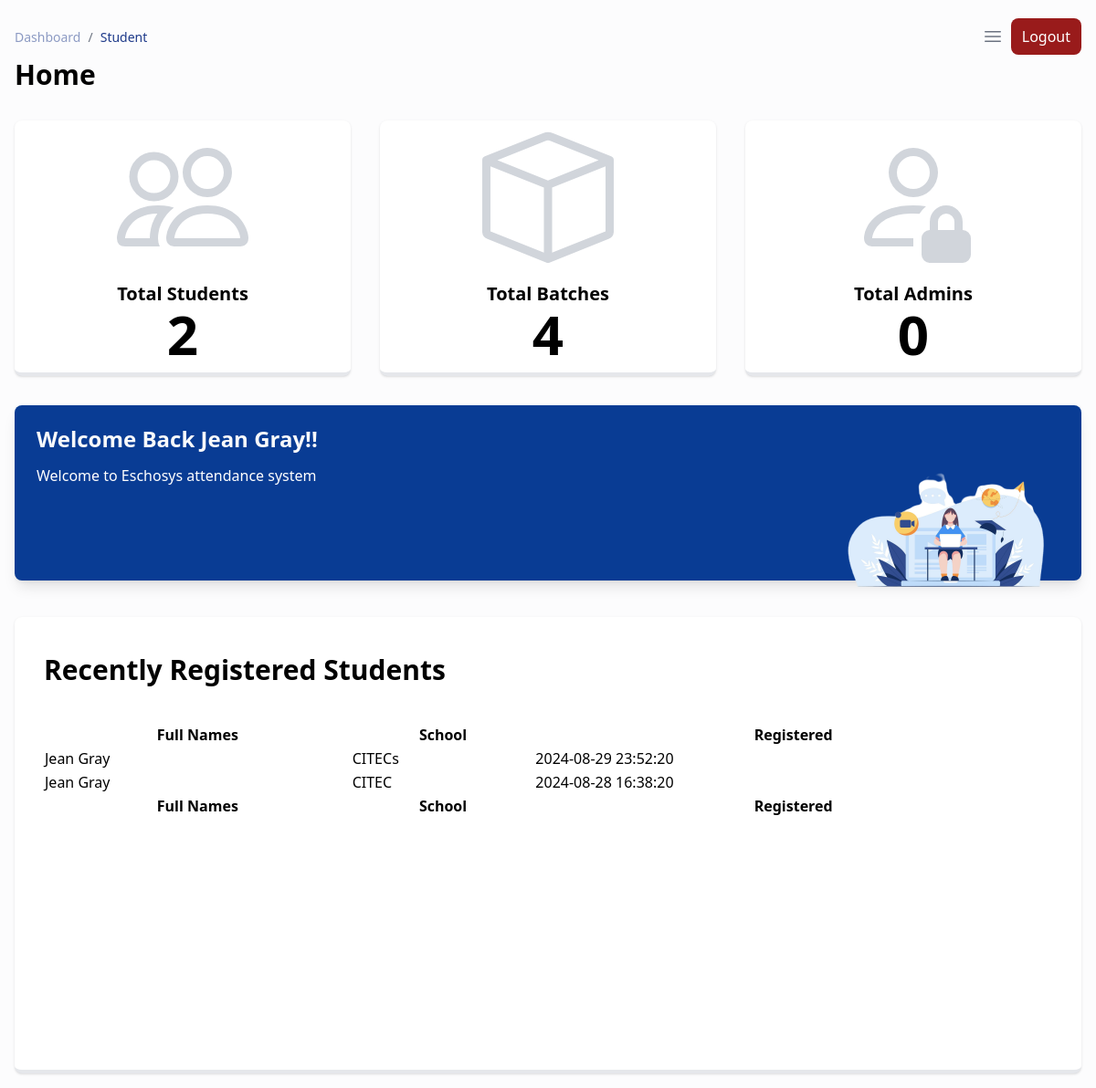
The app's page /admin/dashboard.php (signed in), older data.
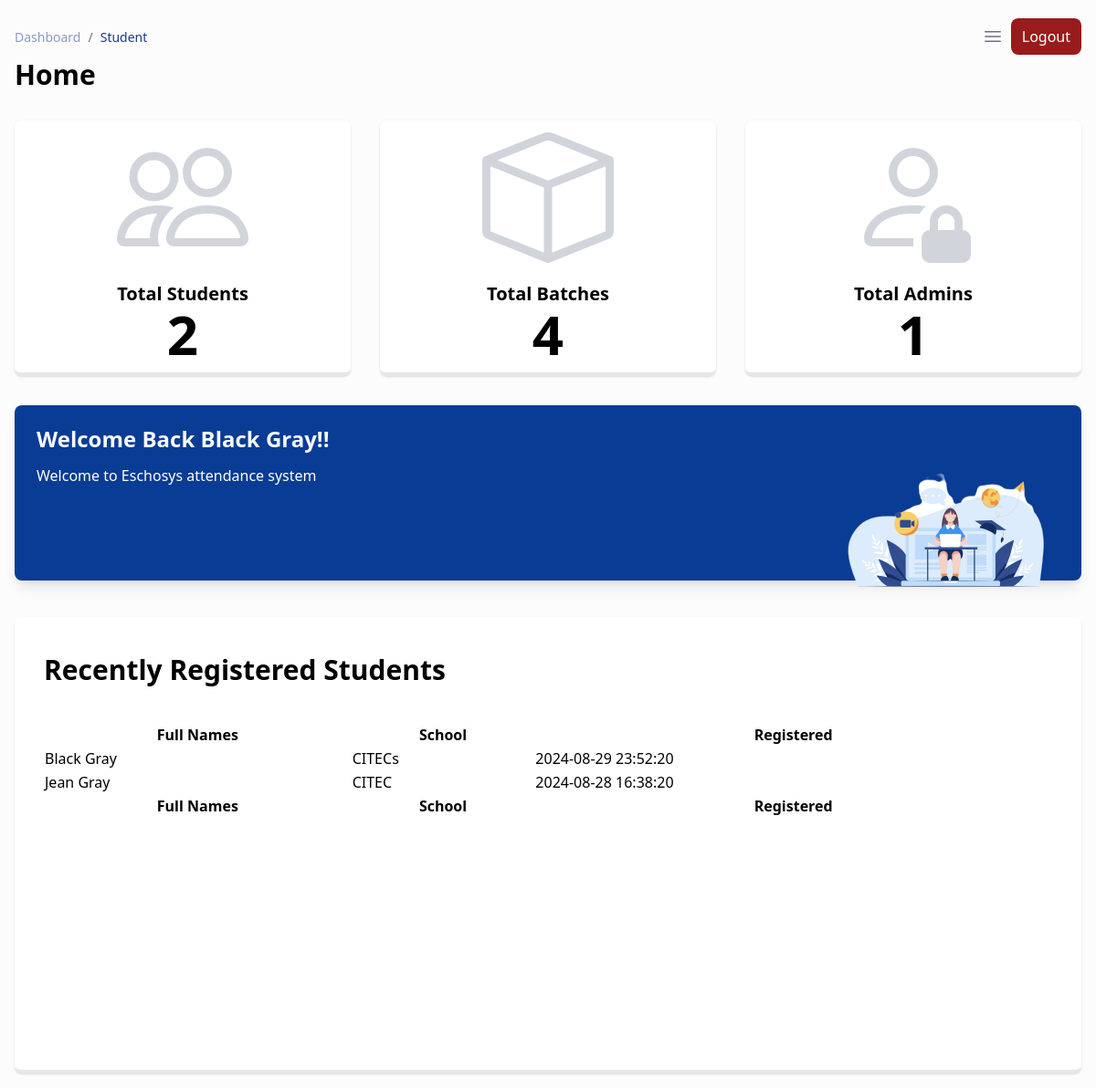
The same page, newer data.
### tables this page shows
CREATE TABLE `students` (
  `id` int(11) NOT NULL,
  `user_id` int(11) NOT NULL,
  `batch_id` int(11) UNSIGNED DEFAULT NULL,
  `first_name` varchar(255) NOT NULL,
  `last_name` varchar(255) NOT NULL,
  `date_of_birth` date NOT NULL,
  `school` varchar(255) NOT NULL,
  `created_at` timestamp NULL DEFAULT current_timestamp()
);

### config/settings.php (called while the page is built, shortened)
<?php
if(!function_exists("getConfig")){
    function getConfig($key){
            $siteConfig = [
                'site_name' => "EAMS",
                'app_mode' => "production",
                'base_url' => "http://localhost/Attendance-system",
                'base_path' => dirname(__DIR__, 1)
            ];
            return $siteConfig[$key] ?? null;
    }
}
?>

### includes/functions.php (called while the page is built, shortened)
<?php
require_once __DIR__ . "/../config/settings.php";
if(!function_exists("baseUrl")){
    function baseUrl(string $path = null, array $query = null){
        if($path !== null && $query !== null){
            $build = http_build_query($query);
            return getConfig(key: 'base_url') . "/" . $path . "?" . $build;
        }
        elseif($path !== null){
            return getConfig(key: 'base_url') . "/" . $path;
        }
        return getConfig(key: 'base_url');
    }
}
?>

### admin/dashboard.php (the view, shortened to what this page needs)
<?php require_once "./templates/header.php" ?>
<?php
$studentsQuery = "SELECT * FROM students";
$studentsResult = mysqli_query($connection, $studentsQuery);
$batchQuery = "SELECT * FROM batches";
$batchResult = mysqli_query($connection, $batchQuery);
$adminQuery = "SELECT * FROM admins";
$adminResult = mysqli_query($connection, $adminQuery);
$totalStudents = mysqli_num_rows($studentsResult);
$totalBatches = mysqli_num_rows($batchResult);
$totalAdmins = mysqli_num_rows($adminResult);
$query = "SELECT * FROM students ORDER BY id DESC LIMIT 4";
$result = mysqli_query($connection, $query);
$students = mysqli_fetch_all($result, MYSQLI_ASSOC);;
?>
<div class="min-h-screen bg-gray-50/50">
  <div class="p-4 xl:ml-80">
    <?php require_once "./templates/navigation.php" ?>
    <h1 class="text-3xl font-semibold mb-8">Home</h1>
    <div class="grid grid-cols-1 md:grid-cols-2 lg:grid-cols-3 gap-8 mb-8">
      <div class="col-span-1 bg-white border-b-4 border-b-primary shadow rounded-lg min-h-[180px] w-full hover:scale-105 transition-all ease-in-out delay-75 py-3 px-8 grid grid-cols-1 gap-y-5 xl:gap-y-0 xl:grid-cols-2 items-center">
        <div class="flex flex-col items-center justify-center">
          <p class="text-xl font-semibold">Total Students</p>
          <p class="text-6xl font-semibold"><?= ($totalStudents > 0) ? $totalStudents : 0 ?></p>
        </div>
      </div>
      <div class="col-span-1 bg-white border-b-4 border-b-primary shadow rounded-lg min-h-[180px] w-full hover:scale-105 transition-all ease-in-out delay-75 py-3 px-8 grid grid-cols-1 gap-y-5 xl:gap-y-0 xl:grid-cols-2 items-center">
        <div class="flex flex-col items-center justify-center">
          <p class="text-xl font-semibold">Total Batches</p>
          <p class="text-6xl font-semibold"><?= ($totalBatches > 0) ? $totalBatches : 0 ?></p>
        </div>
      </div>
      <div class="md:col-span-2 lg:col-span-1 bg-white border-b-4 border-b-primary shadow rounded-lg min-h-[180px] w-full hover:scale-105 transition-all ease-in-out delay-75 py-3 px-8 grid grid-cols-1 gap-y-5 xl:gap-y-0 xl:grid-cols-2 items-center">
        <div class="flex flex-col items-center justify-center">
          <p class="text-xl font-semibold">Total Admins</p>
          <p class="text-6xl font-semibold"><?= ($totalAdmins > 0) ? $totalAdmins : 0 ?></p>
        </div>
      </div>
    </div>
    <section class="flex flex-col justify-center antialiased bg-gray-50 text-gray-600 mb-10">
      <div class="h-full">
        <div class="mx-auto bg-[#093c94] shadow-lg h-48 rounded-lg">
          <div class="px-6 py-5">
            <div class="flex-grow truncate">
              <div class="w-full sm:flex justify-between items-center mb-3">
                <h1 class="text-2xl leading-snug font-extrabold text-gray-50 truncate mb-1 sm:mb-0">Welcome Back <?= $_SESSION['fullname'] ?? "Admin" ?>!!</h1>
              </div>
              <div class="flex items-start justify-between whitespace-normal">
                <div class="text-white">
                  <p class="mb-2">Welcome to Eschosys attendance system</p>
                </div>
                <div class="flex items-start">
                  <div class="img">
                    <img src="<?= baseUrl('student/assets/images/girl.png') ?>" alt="" height="250" width="250">
                  </div>
                </div>
              </div>
            </div>
          </div>
        </div>
      </div>
    </section>
    <div class="w-full min-h-[500px] border-b-4 border-b-primary bg-white shadow rounded-lg py-8 px-8 overflow-x-auto">
      <div class="flex items-center gap-4 mb-8">
        <h2 class="text-3xl font-semibold">Recently Registered Students</h2>
        <a href="<?= baseUrl('admin/students.php') ?>" class="bg-primary hover:bg-primary-dark transition-all ease-in-out delay-75 py-3 px-2 w-fit rounded-lg text-xl text-white">See More</a>
      </div>
      <table id="dTable" class="display w-full">
        <thead>
          <tr>
            <th>Full Names</th>
            <th>School</th>
            <th>Registered</th>
          </tr>
        </thead>
        <tbody>
          <?php if (isset($students) && count($students) > 0): ?>
            <?php foreach ($students as $student): ?>
              <tr>
                <td><?= $student["first_name"] . " " . $student['last_name'] ?></td>
                <td><?= $student['school'] ?></td>
                <td><?= $student['created_at'] ?></td>
              </tr>
            <?php endforeach ?>
          <?php endif ?>
        </tbody>
        <tfoot>
          <tr>
            <th>Full Names</th>
            <th>School</th>
            <th>Registered</th>
          </tr>
        </tfoot>
      </table>
    </div>
  </div>
  <?php require_once "./templates/footer.php" ?>

### admin/templates/header.php (shortened to what this page needs)
<!DOCTYPE html>
<html lang="en">
<head>
    <link rel="stylesheet" href="https://cdnjs.cloudflare.com/ajax/libs/font-awesome/4.7.0/css/font-awesome.min.css">
    <script src="https://cdn.tailwindcss.com"></script>
    <link href="https://cdn.datatables.net/v/dt/dt-2.1.4/datatables.min.css" rel="stylesheet">
</head>
<body>

### admin/templates/navigation.php (shortened to what this page needs)
<nav class="block w-full max-w-full bg-transparent text-white shadow-none rounded-xl transition-all px-0 py-1">
      <div class="flex flex-col-reverse justify-between gap-6 md:flex-row md:items-center">
        <div class="capitalize">
          <nav aria-label="breadcrumb" class="w-max">
            <ol class="flex flex-wrap items-center w-full bg-opacity-60 rounded-md bg-transparent p-0 transition-all">
              <li class="flex items-center text-blue-gray-900 antialiased font-sans text-sm font-normal leading-normal cursor-pointer transition-colors duration-300 hover:text-light-blue-500">
                <a href="dashboard.php">
                  <p class="block antialiased font-sans text-sm leading-normal text-blue-900 font-normal opacity-50 transition-all hover:text-blue-500 hover:opacity-100">dashboard</p>
                </a>
                <span class="text-gray-500 text-sm antialiased font-sans font-normal leading-normal mx-2 pointer-events-none select-none">/</span>
              </li>
              <a href="../index.php">
                <li class="flex items-center text-blue-900 antialiased font-sans text-sm font-normal leading-normal cursor-pointer transition-colors duration-300 hover:text-blue-500">
                  <p class="block antialiased font-sans text-sm leading-normal text-blue-gray-900 font-normal">student</p>
                </li>
              </a>
            </ol>
          </nav>
        </div>
        <div class="flex items-center">
          <button class="relative middle none font-sans font-medium text-center uppercase transition-all disabled:opacity-50 disabled:shadow-none disabled:pointer-events-none w-10 max-w-[40px] h-10 max-h-[40px] rounded-lg text-xs text-gray-500 hover:bg-blue-gray-500/10 active:bg-blue-gray-500/30 grid xl:hidden" type="button">
            <span class="absolute top-1/2 left-1/2 transform -translate-y-1/2 -translate-x-1/2">
            </span>
          </button>
          <a href="logout_notice.php" class="bg-red-800 text-white py-2 px-3 rounded-lg hover:bg-red-700 transition-all delay-75 ease-in-out">
              Logout
          </a>
        </div>
      </div>
    </nav>

### admin/templates/footer.php (shortened to what this page needs)
</body>
</html>

Row changes from the older to the newer data that the page shows:
changed students "CITECs": first_name "Jean" → "Black"
Text that changed along with them:
$totalAdmins: (not shown) → "1"
$_SESSION['fullname']: "Jean Gray" → "Black Gray"
text no longer shown: "0"
